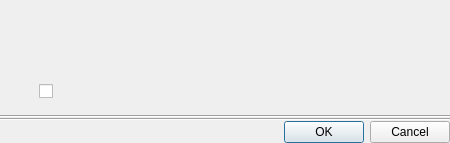
<?xml version="1.0" encoding="UTF-8"?>
<ui version="4.0">
 <class>MessageBox</class>
 <widget class="QDialog" name="MessageBox">
  <property name="geometry">
   <rect>
    <x>0</x>
    <y>0</y>
    <width>450</width>
    <height>143</height>
   </rect>
  </property>
  <property name="minimumSize">
   <size>
    <width>450</width>
    <height>0</height>
   </size>
  </property>
  <layout class="QVBoxLayout" name="mainLayout">
   <property name="spacing">
    <number>0</number>
   </property>
   <property name="leftMargin">
    <number>0</number>
   </property>
   <property name="topMargin">
    <number>0</number>
   </property>
   <property name="rightMargin">
    <number>0</number>
   </property>
   <property name="bottomMargin">
    <number>0</number>
   </property>
   <item>
    <layout class="QHBoxLayout" name="contentLayout" stretch="0,1">
     <property name="spacing">
      <number>16</number>
     </property>
     <property name="leftMargin">
      <number>16</number>
     </property>
     <property name="topMargin">
      <number>16</number>
     </property>
     <property name="rightMargin">
      <number>16</number>
     </property>
     <property name="bottomMargin">
      <number>16</number>
     </property>
     <item alignment="Qt::AlignTop">
      <widget class="QLabel" name="iconLabel">
       <property name="sizePolicy">
        <sizepolicy hsizetype="Fixed" vsizetype="Fixed">
         <horstretch>0</horstretch>
         <verstretch>0</verstretch>
        </sizepolicy>
       </property>
       <property name="text">
        <string notr="true"/>
       </property>
      </widget>
     </item>
     <item>
      <layout class="QVBoxLayout" name="verticalLayout">
       <property name="spacing">
        <number>8</number>
       </property>
       <item>
        <widget class="QLabel" name="mainLabel">
         <property name="font">
          <font>
           <weight>75</weight>
           <bold>true</bold>
          </font>
         </property>
         <property name="text">
          <string notr="true"/>
         </property>
         <property name="wordWrap">
          <bool>true</bool>
         </property>
        </widget>
       </item>
       <item>
        <spacer name="verticalSpacer">
         <property name="orientation">
          <enum>Qt::Vertical</enum>
         </property>
         <property name="sizeHint" stdset="0">
          <size>
           <width>20</width>
           <height>8</height>
          </size>
         </property>
        </spacer>
       </item>
       <item>
        <widget class="QCheckBox" name="checkBox">
         <property name="text">
          <string notr="true"/>
         </property>
        </widget>
       </item>
      </layout>
     </item>
    </layout>
   </item>
   <item>
    <widget class="Line" name="secondaryLine">
     <property name="orientation">
      <enum>Qt::Horizontal</enum>
     </property>
    </widget>
   </item>
   <item>
    <widget class="Line" name="line">
     <property name="orientation">
      <enum>Qt::Horizontal</enum>
     </property>
    </widget>
   </item>
   <item>
    <widget class="QDialogButtonBox" name="buttonBox">
     <property name="orientation">
      <enum>Qt::Horizontal</enum>
     </property>
     <property name="standardButtons">
      <set>QDialogButtonBox::Cancel|QDialogButtonBox::Ok</set>
     </property>
    </widget>
   </item>
  </layout>
 </widget>
 <tabstops>
  <tabstop>checkBox</tabstop>
 </tabstops>
 <resources/>
 <connections>
  <connection>
   <sender>buttonBox</sender>
   <signal>accepted()</signal>
   <receiver>MessageBox</receiver>
   <slot>accept()</slot>
   <hints>
    <hint type="sourcelabel">
     <x>248</x>
     <y>142</y>
    </hint>
    <hint type="destinationlabel">
     <x>157</x>
     <y>142</y>
    </hint>
   </hints>
  </connection>
  <connection>
   <sender>buttonBox</sender>
   <signal>rejected()</signal>
   <receiver>MessageBox</receiver>
   <slot>reject()</slot>
   <hints>
    <hint type="sourcelabel">
     <x>299</x>
     <y>142</y>
    </hint>
    <hint type="destinationlabel">
     <x>286</x>
     <y>142</y>
    </hint>
   </hints>
  </connection>
 </connections>
</ui>
